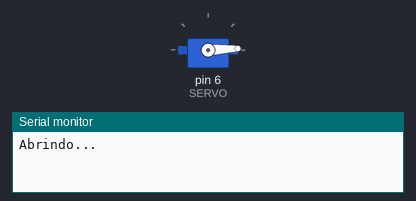
Bench run of a sketch on a simulated Arduino Uno, built with avr-gcc and run on an emulated ATmega328P. Parts: servo, the last lines printed to the serial monitor.

Above: at 0.05 s.
At 0.9 s:
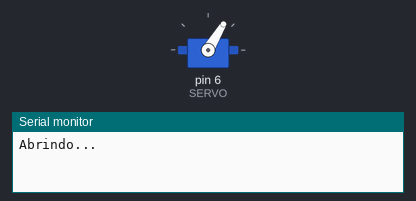
At 1.75 s:
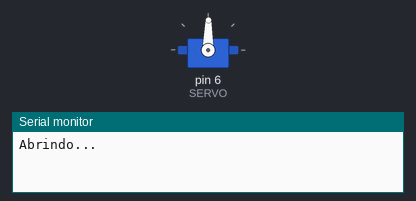
At 3.5 s:
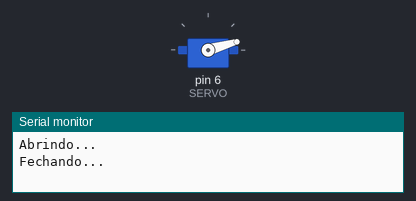
Timing chart, 0 to 8.6 s (numbered marks = the images above):
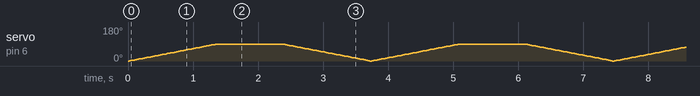

The sketch:

motor.ino
```cpp
#include <Servo.h>

#define SERVO 6 // Porta Digital 6 PWM

Servo s; // Variável Servo
int pos; // Posição Servo

void setup ()
{
  s.attach(SERVO);
  Serial.begin(115200);

  s.write(0); // Inicia motor posição zero
}

void loop() {
  abre();
  delay(1000);
  fecha();
}

  void abre(){
    Serial.println("Abrindo...");
    for(pos = 0; pos < 90; pos++) {
      s.write(pos);
      delay(15);
    }
  }

  void fecha(){
    Serial.println("Fechando...");
    for(pos = 90; pos >= 0; pos--){
      s.write(pos);
      delay(15);
    }
  }
```
